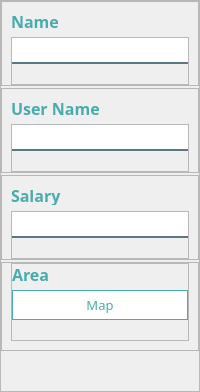
           <widget class="QFrame" name="frame_6">
            <property name="frameShape">
             <enum>QFrame::StyledPanel</enum>
            </property>
            <property name="frameShadow">
             <enum>QFrame::Raised</enum>
            </property>
            <layout class="QVBoxLayout" name="verticalLayout_5">
             <property name="spacing">
              <number>2</number>
             </property>
             <property name="leftMargin">
              <number>0</number>
             </property>
             <property name="topMargin">
              <number>0</number>
             </property>
             <property name="rightMargin">
              <number>0</number>
             </property>
             <property name="bottomMargin">
              <number>40</number>
             </property>
             <item>
              <widget class="QFrame" name="frame_14">
               <property name="frameShape">
                <enum>QFrame::StyledPanel</enum>
               </property>
               <property name="frameShadow">
                <enum>QFrame::Raised</enum>
               </property>
               <layout class="QVBoxLayout" name="verticalLayout_11">
                <property name="bottomMargin">
                 <number>0</number>
                </property>
                <item>
                 <widget class="QLabel" name="label_83">
                  <property name="maximumSize">
                   <size>
                    <width>120</width>
                    <height>20</height>
                   </size>
                  </property>
                  <property name="font">
                   <font>
                    <family>Century Gothic</family>
                    <pointsize>12</pointsize>
                    <weight>75</weight>
                    <bold>true</bold>
                   </font>
                  </property>
                  <property name="styleSheet">
                   <string notr="true">color:#48ACAC</string>
                  </property>
                  <property name="text">
                   <string>Name</string>
                  </property>
                 </widget>
                </item>
                <item>
                 <widget class="QFrame" name="frame_37">
                  <property name="frameShape">
                   <enum>QFrame::StyledPanel</enum>
                  </property>
                  <property name="frameShadow">
                   <enum>QFrame::Raised</enum>
                  </property>
                  <layout class="QVBoxLayout" name="verticalLayout_34">
                   <property name="leftMargin">
                    <number>0</number>
                   </property>
                   <property name="topMargin">
                    <number>0</number>
                   </property>
                   <property name="rightMargin">
                    <number>0</number>
                   </property>
                   <property name="bottomMargin">
                    <number>0</number>
                   </property>
                   <item>
                    <widget class="QLineEdit" name="txtName">
                     <property name="font">
                      <font>
                       <pointsize>10</pointsize>
                      </font>
                     </property>
                     <property name="styleSheet">
                      <string notr="true">background-color:white;
border:none;
border-bottom:2px solid rgba(46, 82, 101, 200);
color:black;
padding-bottom:7px;</string>
                     </property>
                     <property name="placeholderText">
                      <string/>
                     </property>
                    </widget>
                   </item>
                   <item>
                    <widget class="QLabel" name="lblNameValidation">
                     <property name="styleSheet">
                      <string notr="true">color: rgb(255, 0, 0);</string>
                     </property>
                     <property name="text">
                      <string/>
                     </property>
                    </widget>
                   </item>
                  </layout>
                 </widget>
                </item>
               </layout>
              </widget>
             </item>
             <item>
              <widget class="QFrame" name="frame_15">
               <property name="frameShape">
                <enum>QFrame::StyledPanel</enum>
               </property>
               <property name="frameShadow">
                <enum>QFrame::Raised</enum>
               </property>
               <layout class="QVBoxLayout" name="verticalLayout_12">
                <property name="bottomMargin">
                 <number>0</number>
                </property>
                <item>
                 <widget class="QLabel" name="label_84">
                  <property name="maximumSize">
                   <size>
                    <width>120</width>
                    <height>20</height>
                   </size>
                  </property>
                  <property name="font">
                   <font>
                    <family>Century Gothic</family>
                    <pointsize>12</pointsize>
                    <weight>75</weight>
                    <bold>true</bold>
                   </font>
                  </property>
                  <property name="styleSheet">
                   <string notr="true">color:#48ACAC</string>
                  </property>
                  <property name="text">
                   <string>User Name</string>
                  </property>
                 </widget>
                </item>
                <item>
                 <widget class="QFrame" name="frame_34">
                  <property name="frameShape">
                   <enum>QFrame::StyledPanel</enum>
                  </property>
                  <property name="frameShadow">
                   <enum>QFrame::Raised</enum>
                  </property>
                  <layout class="QVBoxLayout" name="verticalLayout_31">
                   <property name="leftMargin">
                    <number>0</number>
                   </property>
                   <property name="topMargin">
                    <number>0</number>
                   </property>
                   <property name="rightMargin">
                    <number>0</number>
                   </property>
                   <property name="bottomMargin">
                    <number>0</number>
                   </property>
                   <item>
                    <widget class="QLineEdit" name="txtUserName">
                     <property name="font">
                      <font>
                       <pointsize>10</pointsize>
                      </font>
                     </property>
                     <property name="styleSheet">
                      <string notr="true">background-color:white;
border:none;
border-bottom:2px solid rgba(46, 82, 101, 200);
color:black;
padding-bottom:7px;</string>
                     </property>
                     <property name="placeholderText">
                      <string/>
                     </property>
                    </widget>
                   </item>
                   <item>
                    <widget class="QLabel" name="lblUserNameValidation">
                     <property name="styleSheet">
                      <string notr="true">color: rgb(255, 0, 0);</string>
                     </property>
                     <property name="text">
                      <string/>
                     </property>
                    </widget>
                   </item>
                  </layout>
                 </widget>
                </item>
               </layout>
              </widget>
             </item>
             <item>
              <widget class="QFrame" name="frame_16">
               <property name="frameShape">
                <enum>QFrame::StyledPanel</enum>
               </property>
               <property name="frameShadow">
                <enum>QFrame::Raised</enum>
               </property>
               <layout class="QVBoxLayout" name="verticalLayout_13">
                <property name="bottomMargin">
                 <number>0</number>
                </property>
                <item>
                 <widget class="QLabel" name="label_85">
                  <property name="maximumSize">
                   <size>
                    <width>120</width>
                    <height>20</height>
                   </size>
                  </property>
                  <property name="font">
                   <font>
                    <family>Century Gothic</family>
                    <pointsize>12</pointsize>
                    <weight>75</weight>
                    <bold>true</bold>
                   </font>
                  </property>
                  <property name="styleSheet">
                   <string notr="true">color:#48ACAC</string>
                  </property>
                  <property name="text">
                   <string>Salary</string>
                  </property>
                 </widget>
                </item>
                <item>
                 <widget class="QFrame" name="frame_32">
                  <property name="frameShape">
                   <enum>QFrame::StyledPanel</enum>
                  </property>
                  <property name="frameShadow">
                   <enum>QFrame::Raised</enum>
                  </property>
                  <layout class="QVBoxLayout" name="verticalLayout_29">
                   <property name="leftMargin">
                    <number>0</number>
                   </property>
                   <property name="topMargin">
                    <number>0</number>
                   </property>
                   <property name="rightMargin">
                    <number>0</number>
                   </property>
                   <property name="bottomMargin">
                    <number>0</number>
                   </property>
                   <item>
                    <widget class="QLineEdit" name="txtSalary">
                     <property name="font">
                      <font>
                       <pointsize>10</pointsize>
                      </font>
                     </property>
                     <property name="styleSheet">
                      <string notr="true">background-color:white;
border:none;
border-bottom:2px solid rgba(46, 82, 101, 200);
color:black;
padding-bottom:7px;</string>
                     </property>
                     <property name="placeholderText">
                      <string/>
                     </property>
                    </widget>
                   </item>
                   <item>
                    <widget class="QLabel" name="lblSalaryValidation">
                     <property name="styleSheet">
                      <string notr="true">color: rgb(255, 0, 0);</string>
                     </property>
                     <property name="text">
                      <string/>
                     </property>
                    </widget>
                   </item>
                  </layout>
                 </widget>
                </item>
               </layout>
              </widget>
             </item>
             <item>
              <widget class="QFrame" name="frame_17">
               <property name="frameShape">
                <enum>QFrame::StyledPanel</enum>
               </property>
               <property name="frameShadow">
                <enum>QFrame::Raised</enum>
               </property>
               <layout class="QVBoxLayout" name="verticalLayout_14">
                <property name="topMargin">
                 <number>0</number>
                </property>
                <item>
                 <widget class="QFrame" name="frame_48">
                  <property name="frameShape">
                   <enum>QFrame::StyledPanel</enum>
                  </property>
                  <property name="frameShadow">
                   <enum>QFrame::Raised</enum>
                  </property>
                  <layout class="QVBoxLayout" name="verticalLayout_39">
                   <property name="leftMargin">
                    <number>0</number>
                   </property>
                   <property name="topMargin">
                    <number>0</number>
                   </property>
                   <property name="rightMargin">
                    <number>0</number>
                   </property>
                   <property name="bottomMargin">
                    <number>0</number>
                   </property>
                   <item>
                    <widget class="QLabel" name="label_86">
                     <property name="maximumSize">
                      <size>
                       <width>120</width>
                       <height>20</height>
                      </size>
                     </property>
                     <property name="font">
                      <font>
                       <family>Century Gothic</family>
                       <pointsize>12</pointsize>
                       <weight>75</weight>
                       <bold>true</bold>
                      </font>
                     </property>
                     <property name="styleSheet">
                      <string notr="true">color:#48ACAC</string>
                     </property>
                     <property name="text">
                      <string>Area</string>
                     </property>
                    </widget>
                   </item>
                   <item>
                    <widget class="QPushButton" name="btnArea">
                     <property name="minimumSize">
                      <size>
                       <width>0</width>
                       <height>30</height>
                      </size>
                     </property>
                     <property name="maximumSize">
                      <size>
                       <width>16777215</width>
                       <height>35</height>
                      </size>
                     </property>
                     <property name="font">
                      <font>
                       <family>Century Gothic</family>
                       <pointsize>10</pointsize>
                      </font>
                     </property>
                     <property name="cursor">
                      <cursorShape>PointingHandCursor</cursorShape>
                     </property>
                     <property name="styleSheet">
                      <string notr="true">#btnArea
{
border:1px solid #48ACAC;
background-color: rgb(255, 255, 255);
color: rgb(72, 172, 172);

}
#btnArea::hover
{
background-color:#48ACAC;
color: white;

}



</string>
                     </property>
                     <property name="text">
                      <string>Map</string>
                     </property>
                    </widget>
                   </item>
                   <item>
                    <widget class="QLabel" name="lblAreaValidation">
                     <property name="styleSheet">
                      <string notr="true">color: rgb(255, 0, 0);</string>
                     </property>
                     <property name="text">
                      <string/>
                     </property>
                    </widget>
                   </item>
                  </layout>
                 </widget>
                </item>
               </layout>
              </widget>
             </item>
            </layout>
           </widget>
